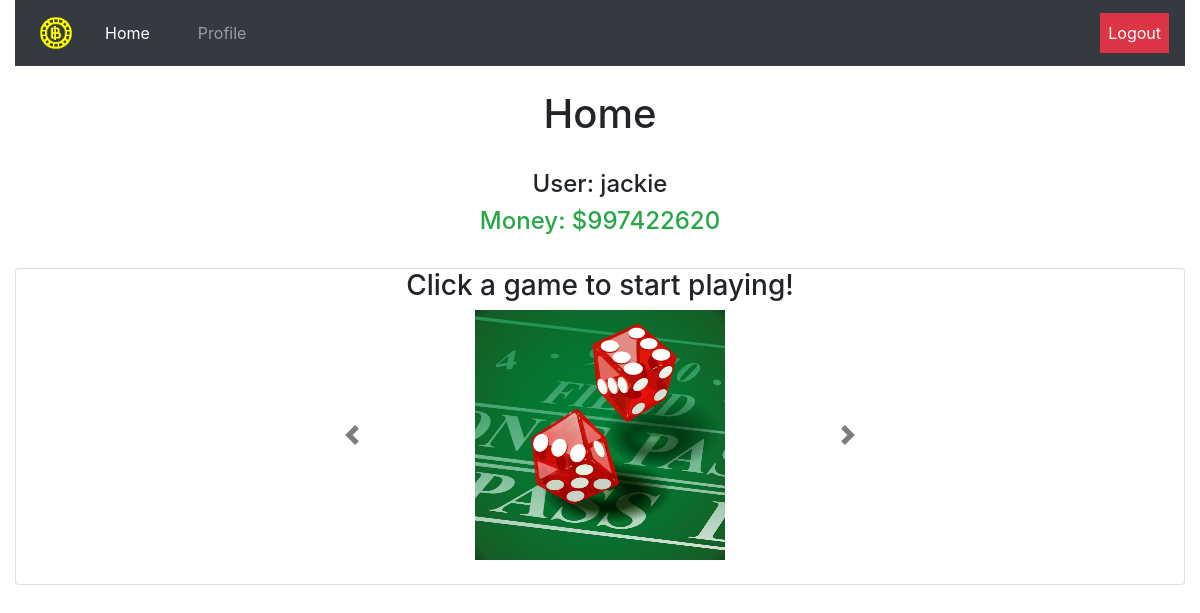
Page /home (signed in) on the earlier database version.
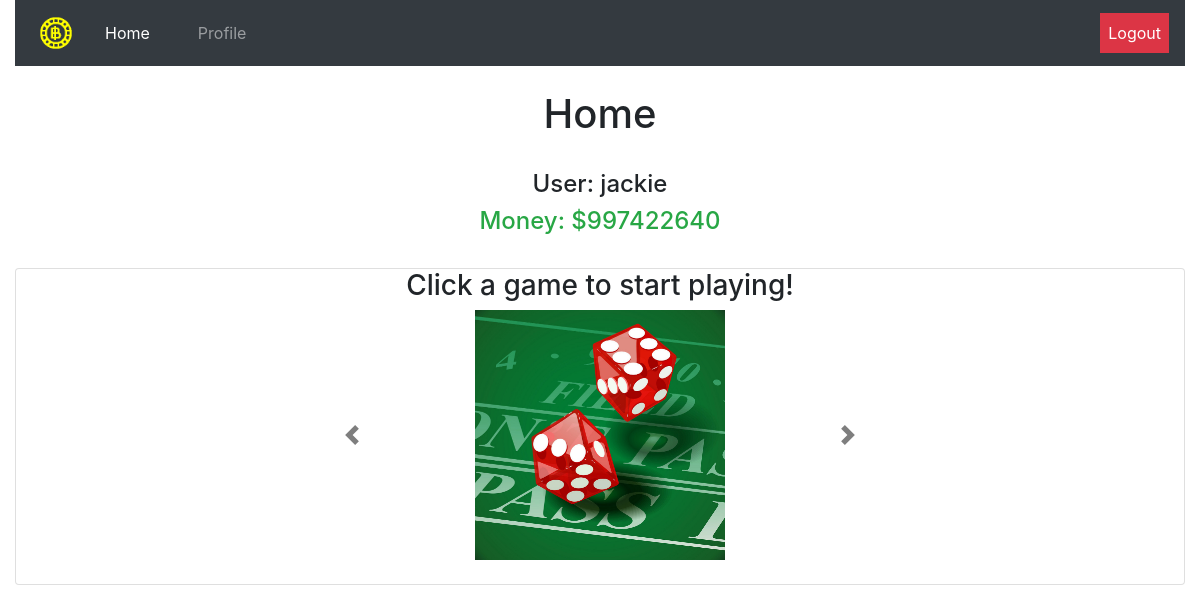
Same page on the later database version.
### tables this page shows
CREATE TABLE user_tbl (username TEXT, password TEXT, pfp TEXT, money INT, time INT, boosts TEXT);

### app.py (the view)
@app.route("/home")
@login_required
def home():
    user = session['username']
    money = db_manager.getMoney(user)
    '''def home(): homepage checks if user is in session and gets info on user'''
    return render_template("home.html", user=user, home="active", money=money)

### app.py (called while the page is built)
def login_required(f):
    @wraps(f)
    def dec(*args, **kwargs):
        if 'username' in session:
            for arg in args:
                print(arg)
            return f(*args, **kwargs)
        flash('You must be logged in to view this page!', 'alert-danger')
        return redirect('/')
    return dec

### utl/db_builder.py (called while the page is built)
def execmany(cmd, inputs):
    db = sqlite3.connect(DB_FILE)
    c = db.cursor()
    output = c.execute(cmd, inputs)
    db.commit()
    return output

### utl/db_manager.py (called while the page is built)
def getMoney(username):
    q = "SELECT money from user_tbl WHERE username=?"
    inputs = (username, )
    data = execmany(q, inputs).fetchone()[0]
    return data

### templates/home.html (shortened to what this page needs)
{% extends "_base.html" %}
{% block body %}
<h1>Home</h1>
<br>
<h4>User: {{user}}</h4>
<h4 class="text-success">Money: ${{money}}</h4><br>
<div class="card" style="margin-left: auto;
  margin-right: auto;">
  <h3>Click a game to start playing!</h3>
  <div id="carouselExampleIndicators" class="carousel slide w-50" data-ride="carousel" style="width:250px; align-items:center; margin-left: auto; margin-right: auto;">
    <div class="carousel-inner"  style="width:250px; align-items:center; margin-left: auto; margin-right: auto;">
			<div class="carousel-item active">
				<a href="/dice"><img class="d-block" style="margin: auto; width:250px; height:250px" src="../static/dice.jpg"></a>
			</div>
    </div>
      <a class="carousel-control-prev" href="#carouselExampleIndicators" role="button" data-slide="prev">
        <span class="carousel-control-prev-icon" aria-hidden="true" style="filter: invert(100%);"></span>
      </a>
      <a class="carousel-control-next" href="#carouselExampleIndicators" role="button" data-slide="next">
        <span class="carousel-control-next-icon" aria-hidden="true" style="filter: invert(100%);"></span>
      </a>
  </div>
  <br>
</div>
{% endblock %}

### templates/_base.html (shortened to what this page needs)
<!DOCTYPE html>
<html>
	<head>
		<link rel="stylesheet" href="https://maxcdn.bootstrapcdn.com/bootstrap/4.3.1/css/bootstrap.min.css">
	</head>
	<body>
		<div class="container-fluid">
			<center>
				{% block header %}
				<nav class="navbar navbar-expand-lg navbar-dark bg-dark">
						<a class="navbar-nav" href="/home">
							<img src="/static/logo.png" width="50" height="50"/>
						</a>
				    <div class="collapse navbar-collapse" id="navbarSupportedContent">
				        <ul class="navbar-nav">
				            <li class="nav-item {{ home }} px-3">
				                <a class="nav-link" href="/home"> Home </a>
				            </li>
				        </ul>
								<ul class="navbar-nav">
				            <li class="nav-item {{ profile }} px-3">
				                <a class="nav-link" href="/profile"> Profile </a>
				            </li>
				        </ul>
				        <ul class="navbar-nav ml-auto">
										<li class="nav-item navbar-right">
				                <a class="nav-link text-white bg-danger" href="/logout"> Logout </a>
				            </li>
				        </ul>
				    </div>
				</nav>
				{% endblock %}
				<br>
				{% set msgs = get_flashed_messages(with_categories=true) %}
				{% block body %}
				{% endblock %}
			</center>
		</div>
	</body>
</html>

Differences in the rows shown:
changed user_tbl "jackie": money "997422620" → "997422640"
